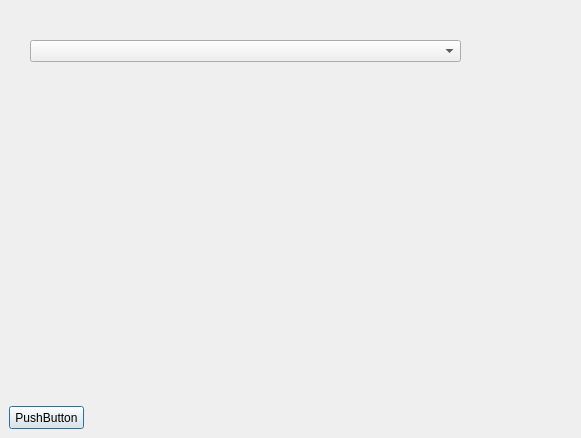
<?xml version="1.0" encoding="UTF-8"?>
<ui version="4.0">
 <class>Dialog</class>
 <widget class="QDialog" name="Dialog">
  <property name="geometry">
   <rect>
    <x>0</x>
    <y>0</y>
    <width>581</width>
    <height>438</height>
   </rect>
  </property>
  <property name="windowTitle">
   <string>Help - それぞれのカーネル</string>
  </property>
  <property name="styleSheet">
   <string notr="true"/>
  </property>
  <widget class="QPushButton" name="pushBtn">
   <property name="geometry">
    <rect>
     <x>9</x>
     <y>406</y>
     <width>75</width>
     <height>23</height>
    </rect>
   </property>
   <property name="text">
    <string>PushButton</string>
   </property>
  </widget>
  <widget class="QgsFileWidget" name="fileWgt">
   <property name="enabled">
    <bool>true</bool>
   </property>
   <property name="geometry">
    <rect>
     <x>60</x>
     <y>40</y>
     <width>431</width>
     <height>20</height>
    </rect>
   </property>
   <property name="fileWidgetButtonVisible">
    <bool>true</bool>
   </property>
   <property name="useLink">
    <bool>false</bool>
   </property>
   <property name="fullUrl">
    <bool>false</bool>
   </property>
  </widget>
  <widget class="QgsMapLayerComboBox" name="lyrCombo">
   <property name="geometry">
    <rect>
     <x>30</x>
     <y>40</y>
     <width>431</width>
     <height>22</height>
    </rect>
   </property>
  </widget>
 </widget>
 <customwidgets>
  <customwidget>
   <class>QgsFileWidget</class>
   <extends>QWidget</extends>
   <header>qgsfilewidget.h</header>
  </customwidget>
  <customwidget>
   <class>QgsMapLayerComboBox</class>
   <extends>QComboBox</extends>
   <header>qgsmaplayercombobox.h</header>
  </customwidget>
 </customwidgets>
 <resources/>
 <connections/>
</ui>
